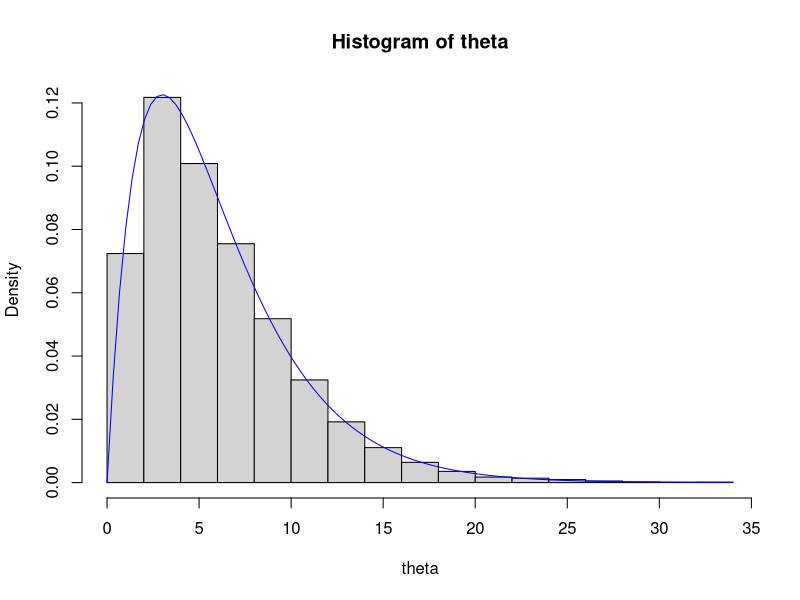
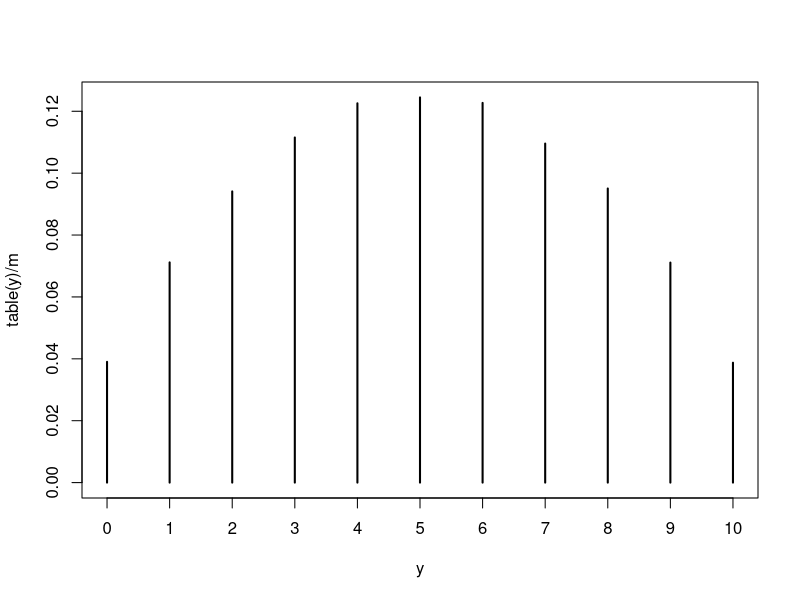
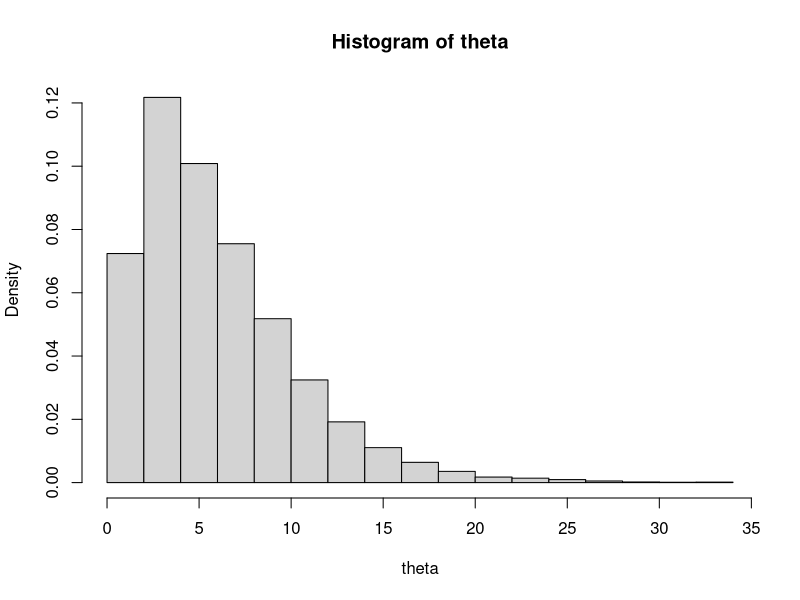
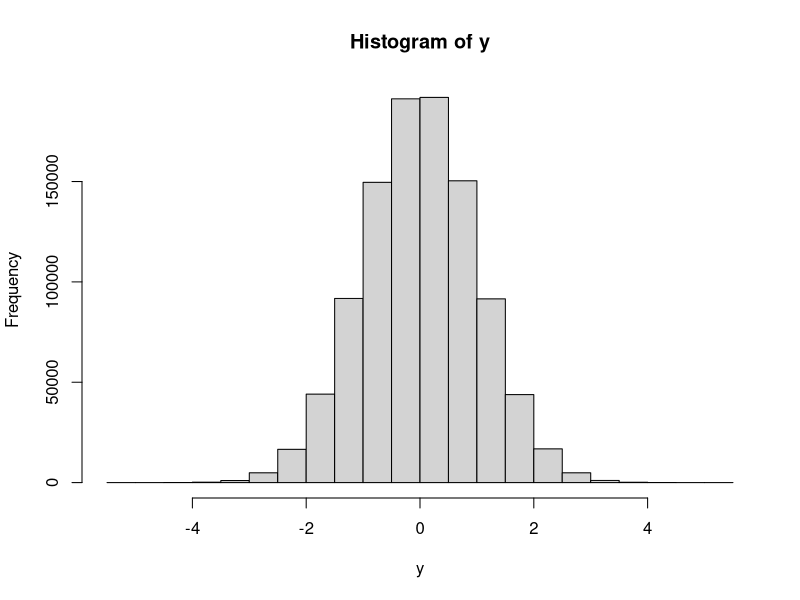

Generate these figures, in order, with R:
# Week 1

## Monte Carlo estimation

set.seed(54)

m = 10000
a = 2.0 # shape
b = 1./3 # rate

theta = rgamma(n=m,shape=a,rate=b) # generate m random value

hist(theta,freq=F) # freq: density rather than count
curve(dgamma(x,shape=a,rate=b),col="blue",add=T)

mean(theta) # monte carlo approximation
a/b # true mean of the gamma distribution

var(theta) # monte carlo approximation
a/(b**2) # true variance

ind = theta<5
mean(ind) # MC approx of P(theta>5)
pgamma(5,shape=a,rate=b) # true probability

quantile(theta,0.9) # MC approx of p(theta<q)=0.9
qgamma(0.9,shape=a,rate=b) # True theorical value

se = sd(theta) / sqrt(m) # MC standard error of our approximation

mean(theta) - 2*se # lower edge of 99% confidence interval
mean(theta) + 2*se # upper

ind = theta<5
mean(ind)

se = sd(ind) / sqrt(m) # MC std error of our approx
mean(ind) - 2*se
mean(ind) + 2*se

m = 1e5
y = numeric(m)
phi = numeric(m)
for (i in 1:m){ # MC Loop
  phi[i] = rbeta(1,shape1=2,shape2=2)
  y[i] = rbinom(1,size=10,prob=phi[i])
}

phi = rbeta(m,shape1=2,shape2=2) # Vectorize, far faster than loop
y = rbinom(m,size=10,prob=phi)

table(y)/m
plot(table(y)/m) # MC approximation of y
mean(y)

## Test

m =  2e5
a = 5
b = 3
hist(theta,freq=F)

odds = theta/(1-theta)
summary(odds)
odds.ind = odds>1
mean(odds.ind)

y = rnorm(1e6,mean=0,sd=1)
hist(y)
quantile(y,probs=0.3)

sqrt(5.2/5000)
